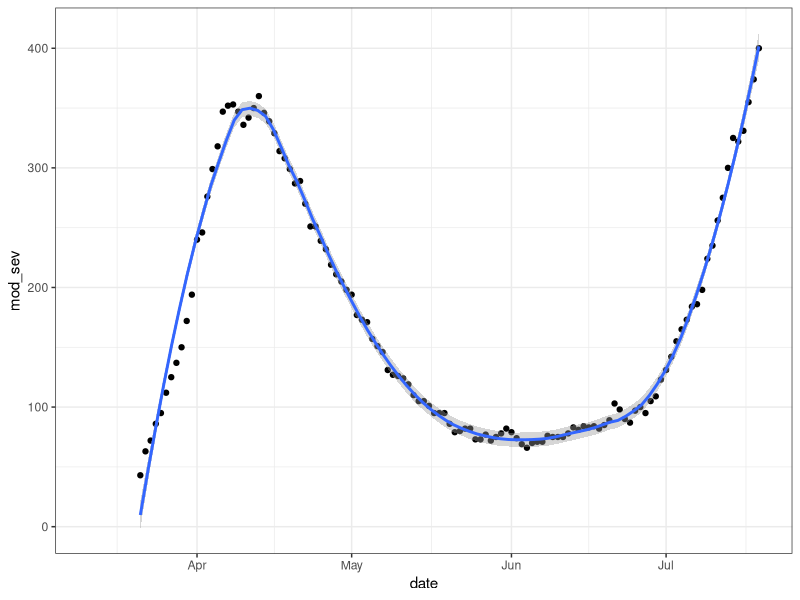
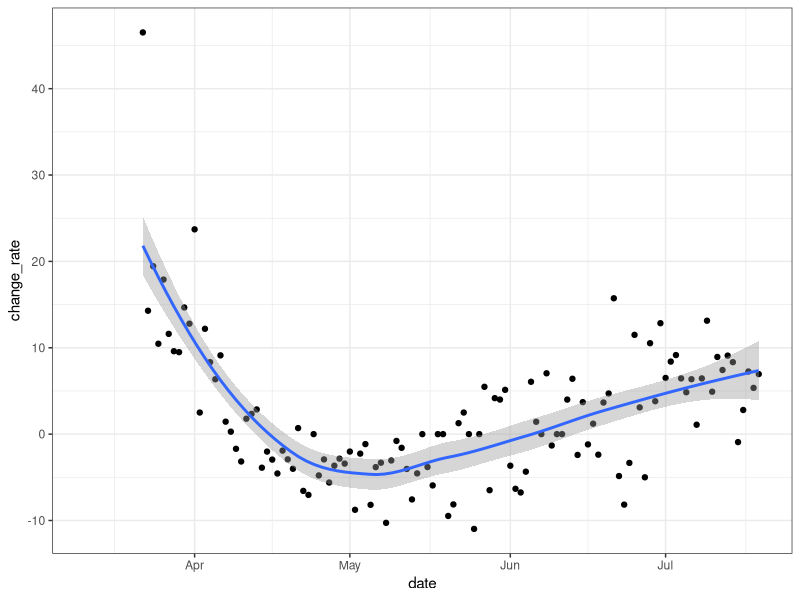
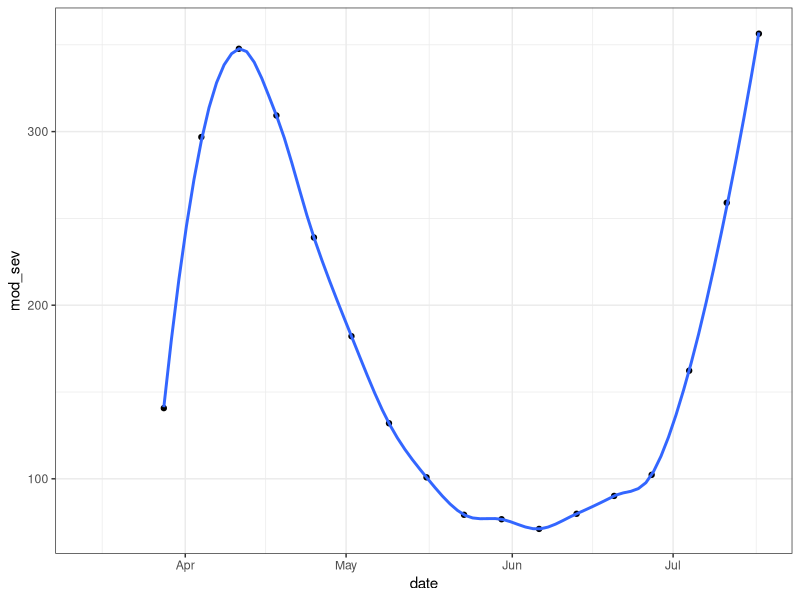
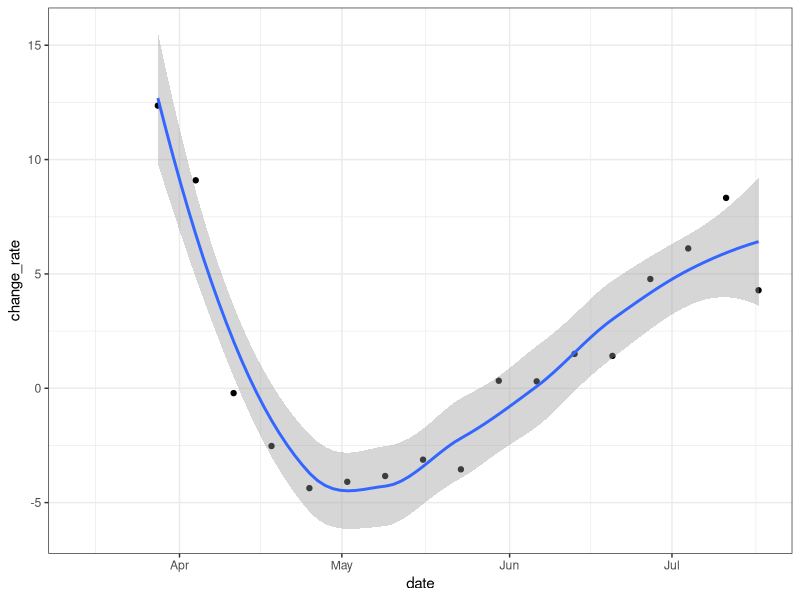

Write R code to recreate these figures, in order.
library(tidyverse)
library(lubridate)
hosp <- read_csv("corona_hospitalization_ver_0027.csv", na = c("", "NA", "<15", "NULL"))
colnames(hosp) <- c("date", "hospitalized", "F_perc_hosp", "mean_age_hosp", "std_age_hosp", "ventilators", "F_perc_vent", "mean_age_vent", "std_age_vent", "mild_cases", "F_perc_mild", "mean_age_mild", "std_age_mild", "moderate_cases", "F_perc_moderate", "mean_age_moderate", "std_age_moderate", "severe_cases", "F_perc_severe", "mean_age_severe", "std_age_severe")
hosp$mod_sev <- hosp$moderate_cases + hosp$severe_cases
hos_rate <- (hosp$mod_sev[2:nrow(hosp)] / hosp$mod_sev[1:(nrow(hosp)-1)] - 1 ) * 100
hosp$change_rate <- c(NA, hos_rate)
ggplot(hosp, aes(date, mod_sev)) + geom_point() + geom_smooth(method = "loess", formula = "y ~ x", span=0.3) + theme_bw()
ggplot(hosp, aes(date, change_rate)) + geom_point() + geom_smooth(method = "loess", formula = "y ~ x") + theme_bw()
hosp$week <- week(hosp$date)
weekly <- group_by(hosp, week) %>% summarise_all(mean) %>% ungroup()
ggplot(weekly, aes(date, mod_sev))+ geom_point() + geom_smooth(method = "loess", formula = "y ~ x", span=0.3) + theme_bw()
ggplot(weekly, aes(date, change_rate)) + geom_point() + geom_smooth(method = "loess", formula = "y ~ x") + theme_bw()
dbl_time <- 70 / (hosp$mod_sev[1:nrow(hosp)-1])
